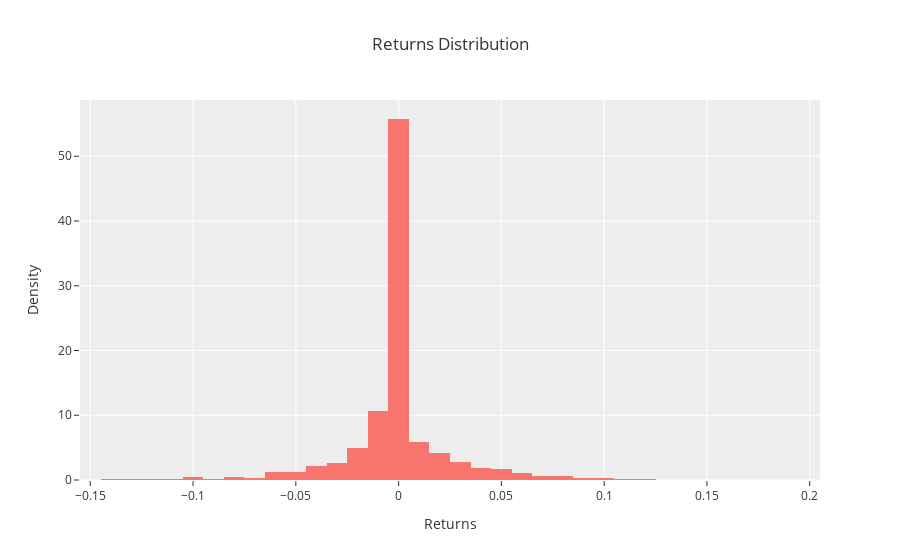

The notebook cell this image was saved under:
### Code cell
result_linear_trend.plot(what='returns',backend='plotly')

### Figure 1 — Plotly figure (JSON) as saved in the notebook; plotly's stock layout.template omitted (floating-point values rounded to 4 significant figures; data arrays with more than 128 entries replaced by an {"elided": "..."} marker saying what was removed)
{"data": [{"histnorm": "probability density", "name": "Returns", "nbinsx": 50, "type": "histogram", "x": {"elided": "2520 float values"}}], "layout": {"title": {"text": "Returns Distribution"}, "xaxis": {"anchor": "y", "domain": [0, 1], "title": {"text": "Returns"}}, "yaxis": {"anchor": "x", "domain": [0, 1], "title": {"text": "Density"}}}}
